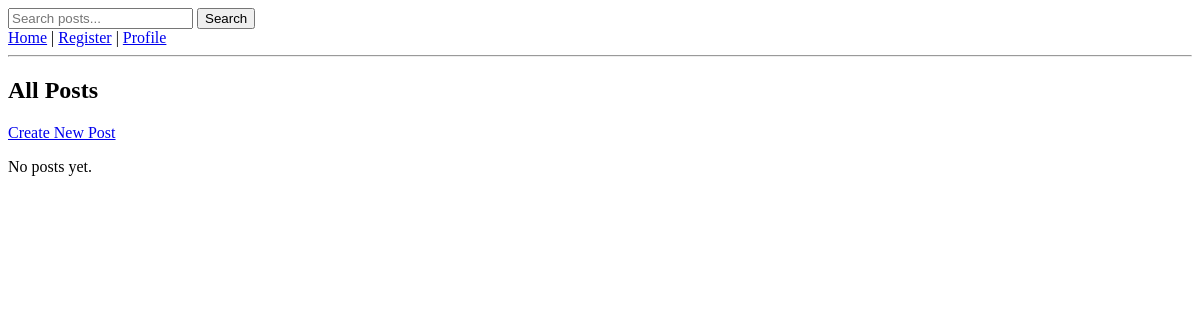
The app's page /, older data.
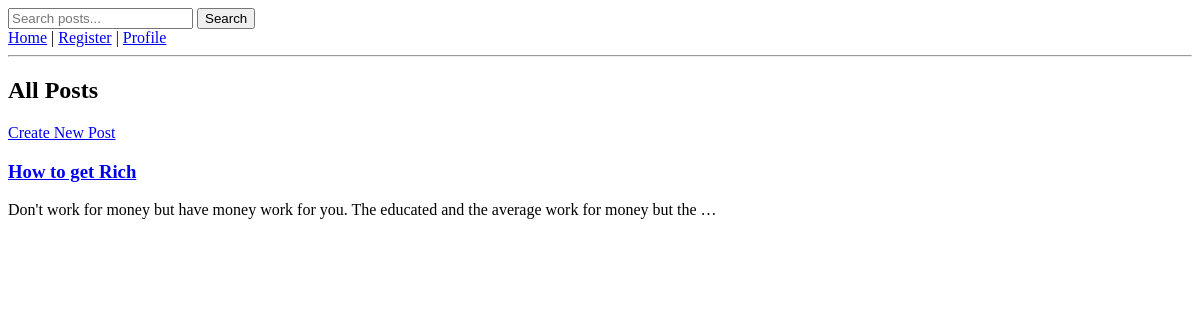
The same page, newer data.
### blog/models.py (models this page shows, shortened)
class Post(models.Model):
    title = models.CharField(max_length=200)
    content = models.TextField()
    published_date = models.DateTimeField(auto_now_add=True)
    author = models.ForeignKey(settings.AUTH_USER_MODEL, on_delete=models.CASCADE)
    tags = models.ManyToManyField(Tag, blank=True)

### blog/views.py (the view)
# urls.py: path("", PostListView.as_view(), name="post-list"),
class PostListView(ListView):
    model = Post
    template_name = "blog/post_list.html"
    context_object_name = "posts"
    ordering = ["-published_date"]

### blog/templates/blog/post_list.html
{% extends "blog/base.html" %}
{% block content %}
<h2>All Posts</h2>
<a href="{% url 'post-create' %}">Create New Post</a>
{% for post in posts %}
    <h3>
        <a href="{% url 'post-detail' post.pk %}">
            {{ post.title }}
        </a>
    </h3>
    <p>{{ post.content|truncatewords:20 }}</p>
{% empty %}
    <p>No posts yet.</p>
{% endfor %}
{% endblock %}

Row changes from the older to the newer data that the page shows:
added Post: title "How to get Rich", content "Don't work for money but have money work for you. The educated and the average work for money but the …"
Text that changed along with them:
text no longer shown: "No posts yet."
